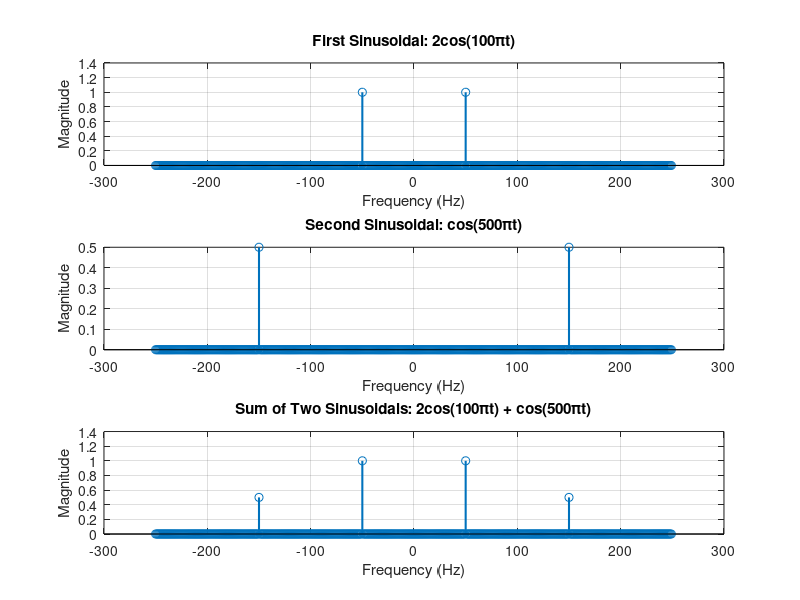

Source code (MATLAB): (Note: this script raises an error after producing the figure.)
clc;
clear all;
Fs = 500;
ts = 1/Fs;
T = 1;
t = ts:ts:T;

f1 = 50;
x1 = 2*cos(2*pi*f1*t);

f2 = 150;
x2 = cos(2*pi*f2*t);

x = x1 + x2;

n = length(x);
f = (-Fs/2 : Fs/n : Fs/2 - Fs/n);
fre_x = fftshift(fft(x, n));

figure;

subplot(3,1,1)
stem(f, abs(fftshift(fft(x1, n)))/n, 'LineWidth', 1.5);
title('First Sinusoidal: 2cos(100πt)');
xlabel('Frequency (Hz)');
ylabel('Magnitude');
grid on;

subplot(3,1,2)
stem(f, abs(fftshift(fft(x2, n)))/n, 'LineWidth', 1.5);
title('Second Sinusoidal: cos(500πt)');
xlabel('Frequency (Hz)');
ylabel('Magnitude');
grid on;

subplot(3,1,3)
stem(f, abs(fre_x)/n, 'LineWidth', 1.5);
title('Sum of Two Sinusoidals: 2cos(100πt) + cos(500πt)');
xlabel('Frequency (Hz)');
ylabel('Magnitude');
grid on
%% 

% Q2 design a lowpass filter 
% %and show the magnitude response

% Passband frequency in Hz
f_pass = 75;

% Stopband frequency in Hz
f_stop = 90;

% Design a low-pass FIR filter
lpFilt = designfilt('lowpassfir', 'PassbandFrequency', f_pass, 'StopbandFrequency', f_stop, 'SampleRate', Fs);

% Define the frequency vector for the plot
freq_vector = linspace(0, Fs/2, numel(lpFilt.Coefficients));

% Plot the magnitude response of the filter
fvtool(lpFilt, 'FrequencyVector', freq_vector, 'Fs', Fs);

% Apply the filter to the signal x
rec_x1 = filter(lpFilt, x);

%Q3
%% 

% Plot the original signal and filtered signal in frequency domain
figure(3)
stem(f, abs(fftshift(fft(x1, n)))/n, 'LineWidth', 1.5);
hold on;
stem(f, abs(fre_x)/n, 'LineWidth', 1.5);
hold off;
title('Original x1 Spectrum and Recovered x1 Spectrum After LPF');
xlabel('Frequency (Hz)');
ylabel('Magnitude');
legend('Original x1 Spectrum', 'Recovered x1 Spectrum After LPF');
grid on;
xlim([-100, 100]);

% Plot the original signal and filtered signal in time domain
figure(4)
plot(t, x1);
hold on;
plot(t, rec_x1);
hold off;
title('Original 1st Sinusoidal and Filtered Signal in Time Domain');
xlabel('Time (s)');
ylabel('Amplitude');
legend('Original 1st Sinusoidal', 'Filtered Signal');
grid on;
xlim([0, 0.4]);
